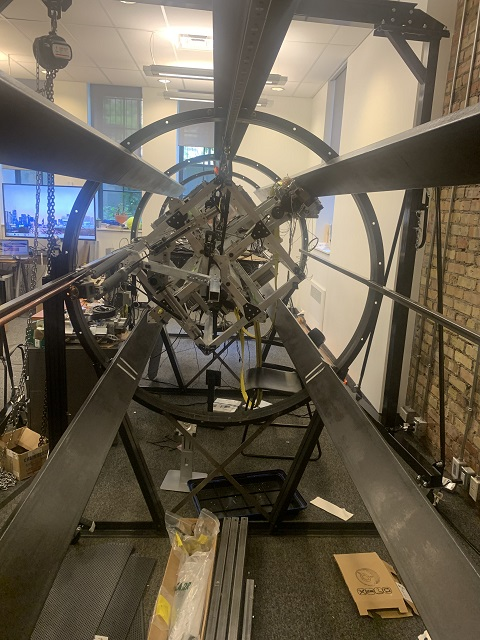
#> input picture Images/IMG_3891.JPG, 480 x 640 px, found by its file name
$ python sortarray.py
#> lines starting #> are read from the running program, lines starting #| are printed output that depends on the picture; after the words box and inside, x2 and y2 are one past the last pixel; in counts of white or black regions, pixels touching at a corner belong together
import cv2
import numpy as np

def show(imgs, win="Image", scale=1):
    imgs = [cv2.cvtColor(img, cv2.COLOR_GRAY2BGR) \
            if len(img.shape) == 2 \
            else img for img in imgs]
    img_concat = np.concatenate(imgs, 1)
    h, w = img_concat.shape[:2]
    cv2.imshow(win, cv2.resize(img_concat, (int(w * scale), int(h * scale))))

d = {"Hue Min": (0, 179),
     "Hue Max": (116, 179),
     "Sat Min": (0, 255),
     "Sat Max": (30, 255),
     "Val Min": (160, 255),
     "Val Max": (253, 255),
     "k1": (31, 50),
     "k2": (31, 50),
     "sigma": (10, 20)}

img = cv2.imread(r"IMG_3891.JPG")
#> img is the input picture: shape (640, 480, 3); mean B, G, R 80.9, 96.5, 105.4
cv2.namedWindow("Track Bars",cv2.WINDOW_NORMAL)

for i in d:
    cv2.createTrackbar(i, "Track Bars", *d[i], id)

img = cv2.imread("IMG_3891.JPG")

img_hsv = cv2.cvtColor(img, cv2.COLOR_BGR2HSV)
#> img_hsv: shape (640, 480, 3); mean H, S, V 26.5, 86.7, 108.4
while True:
    h_min, h_max, s_min, s_max, v_min, v_max, k1, k2, s = (cv2.getTrackbarPos(i, "Track Bars") for i in d)
    lower = np.array([h_min, s_min, v_min])
    upper = np.array([h_max, s_max, v_max])
    mask = cv2.inRange(img_hsv, lower, upper)
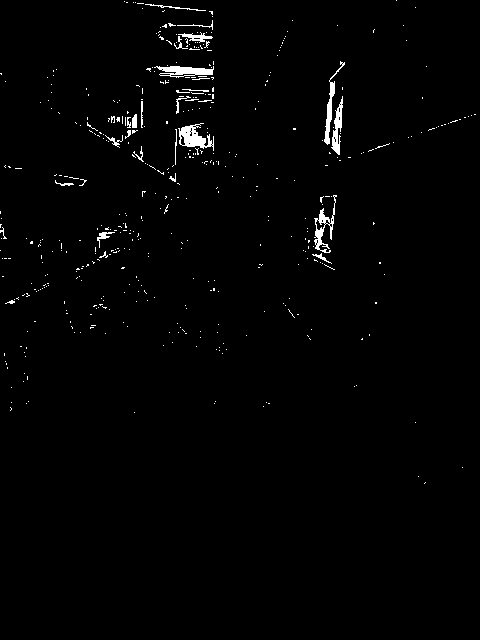
#> mask: shape (640, 480); 1.3% white; 466 white regions (440 under 20 px), largest, box (x1, y1, x2, y2) and area: (178, 123, 214, 151) 474, (154, 66, 214, 78) 412, (314, 195, 337, 253) 384
    mask = cv2.erode(mask, np.ones((3, 3)))
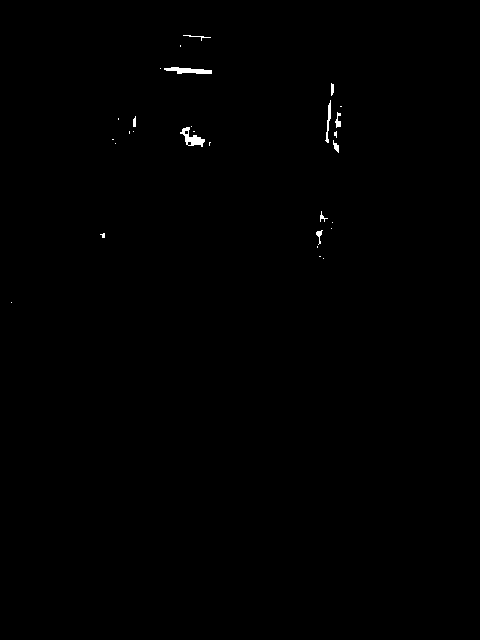
#> mask: shape (640, 480); 0.28% white; 29 white regions (19 under 20 px), largest, box (x1, y1, x2, y2) and area: (164, 67, 212, 74) 212, (180, 127, 205, 147) 210, (325, 100, 331, 143) 101
    k1, k2 = k1 // 2 * 2 + 1, k2 // 2 * 2 + 1
    img_blurred = cv2.GaussianBlur(img, (k1, k2), s)
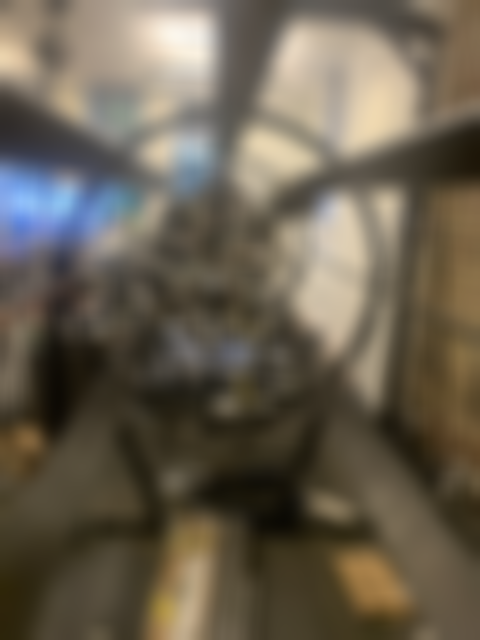
#> img_blurred: shape (640, 480, 3); mean B, G, R 80.9, 96.5, 105.4
    result = img_blurred.copy()
    result[mask == 0] = img[mask == 0]
    show([img, mask], "Window 1", 0.5) # Show original image & mask
#> in show, `imgs = [cv2.cvtColor(img, cv2.COLOR_GRAY2BGR) \ if len(img.shape) == 2..`: imgs = 2 items
#> in show, `img_concat = np.concatenate(imgs, 1)`:
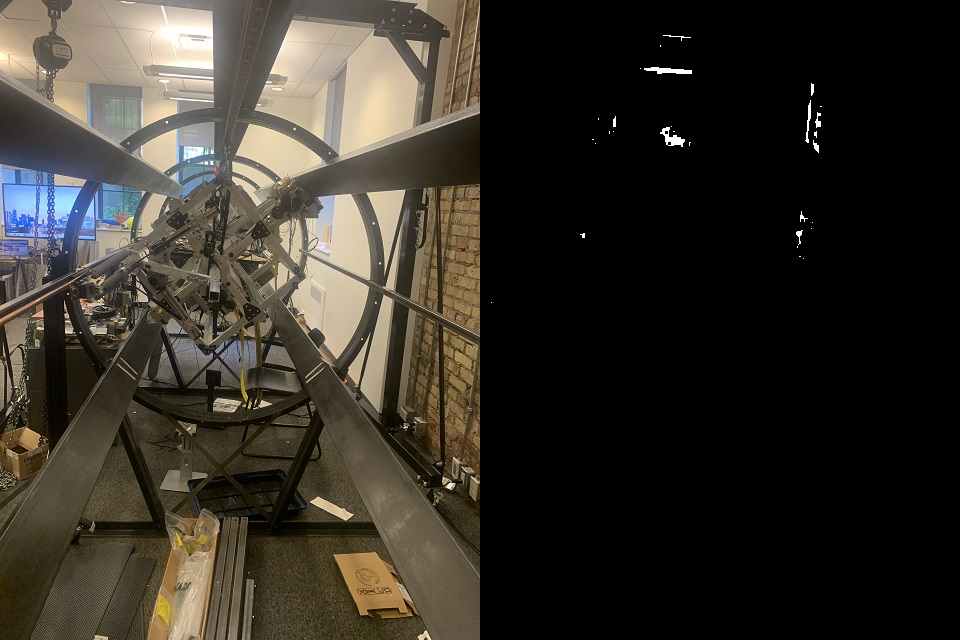
#> img_concat: shape (640, 960, 3); mean of channels 0, 1, 2 40.8, 48.6, 53.1; drawn as B, G, R
#> in show, `cv2.imshow(win, cv2.resize(img_concat, (int(w * scale), int(h * scale)..`:
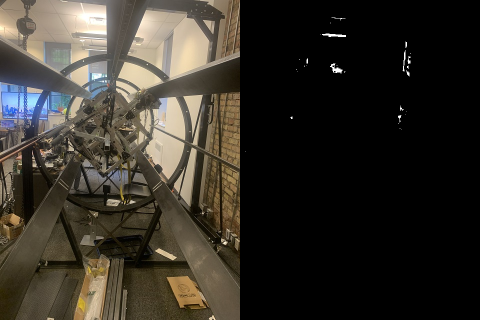
#> window 'Window 1': shape (320, 480, 3); mean B, G, R 40.8, 48.6, 53.1
    show([img_blurred, result], "Window 2", 0.5) # Show blurred image & result
#> call 2 of show, with win = 'Window 2', scale = 0.5
#> in show (call 2), `img_concat = np.concatenate(imgs, 1)`:
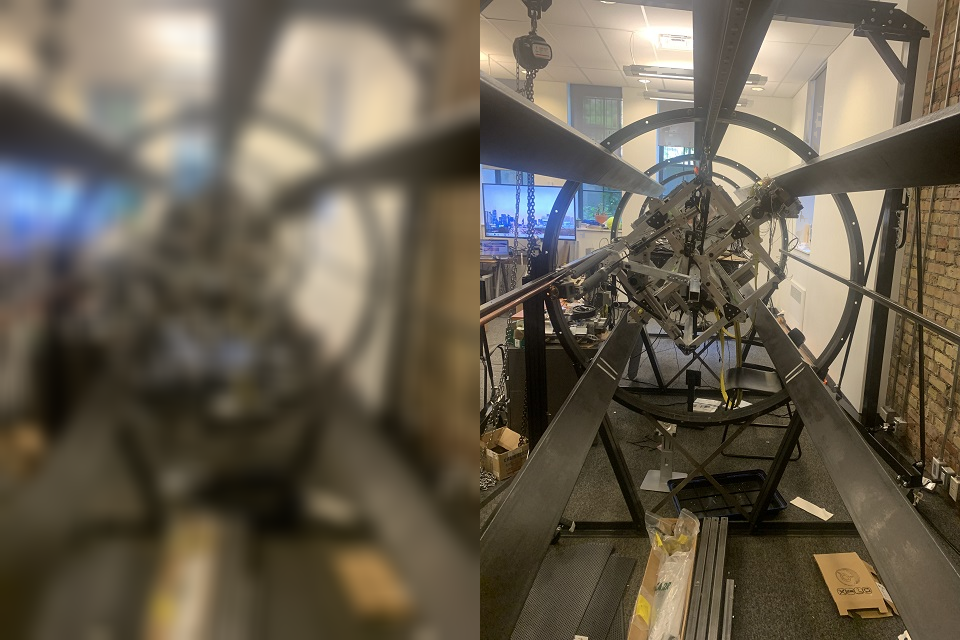
#> img_concat: shape (640, 960, 3); mean of channels 0, 1, 2 80.9, 96.5, 105.4; drawn as B, G, R
    if cv2.waitKey(1) & 0xFF == ord("q"):
#> (key q is pressed here)
        break

$ run again, with Images/IMG_3893.JPG copied over Images/IMG_3891.JPG
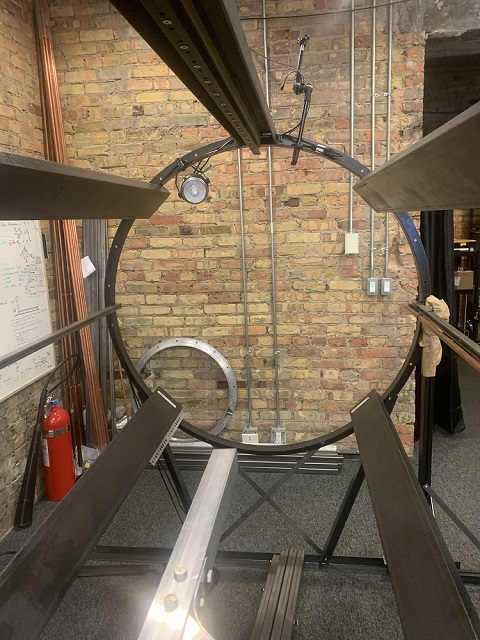
#> input picture Images/IMG_3893.JPG, 480 x 640 px, found by its file name
#> img is the input picture: shape (640, 480, 3); mean B, G, R 83.6, 103.6, 120.2
#> img_hsv: shape (640, 480, 3); mean H, S, V 18, 82.5, 120.3
#> `mask = cv2.inRange(img_hsv, lower, upper)`:
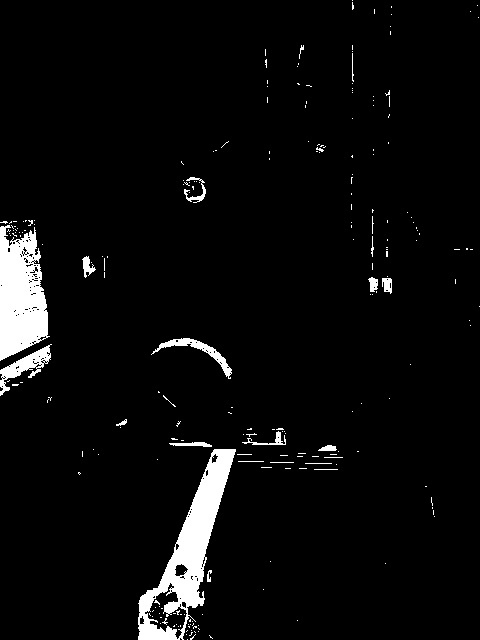
#> mask: shape (640, 480); 4.5% white; 231 white regions (211 under 20 px), largest, box (x1, y1, x2, y2) and area: (138, 449, 236, 640) 5735, (0, 225, 50, 361) 4772, (0, 344, 52, 396) 821
#> imgs = 2 items
#> in show (call 2), `img_concat = np.concatenate(imgs, 1)`:
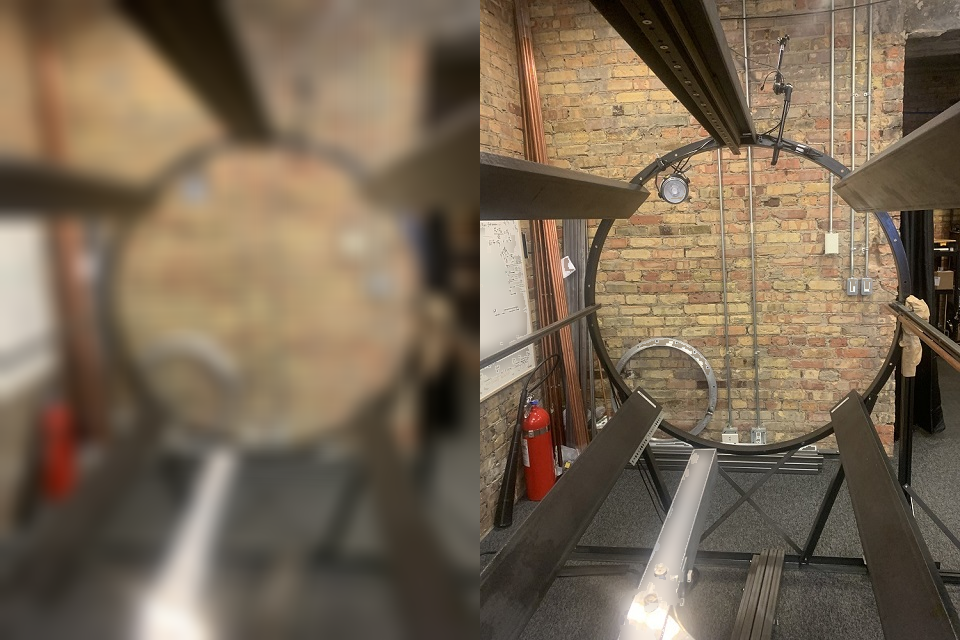
#> img_concat: shape (640, 960, 3); mean of channels 0, 1, 2 83.3, 103.4, 120; drawn as B, G, R

$ run again, with Images/IMG_3897.jpg copied over Images/IMG_3891.JPG
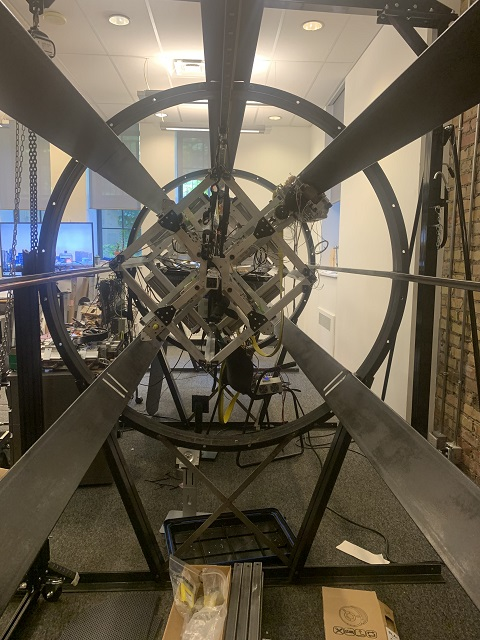
#> input picture Images/IMG_3897.jpg, 480 x 640 px, found by its file name
#> img is the input picture: shape (640, 480, 3); mean B, G, R 79.5, 94.8, 103.1
#> img_hsv: shape (640, 480, 3); mean H, S, V 26.2, 85.4, 105.5
#> `mask = cv2.inRange(img_hsv, lower, upper)`:
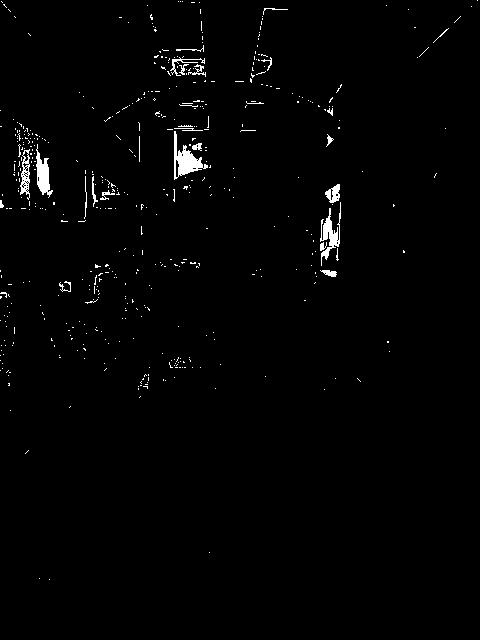
#> mask: shape (640, 480); 1.4% white; 491 white regions (464 under 20 px), largest, box (x1, y1, x2, y2) and area: (174, 131, 208, 180) 608, (320, 202, 341, 266) 462, (36, 144, 53, 198) 428
#> imgs = 2 items
#> in show (call 2), `cv2.imshow(win, cv2.resize(img_concat, (int(w * scale), int(h * scale)..`:
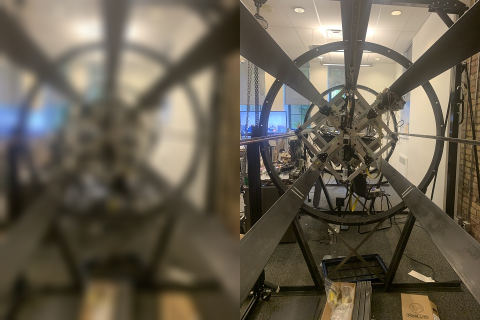
#> window 'Window 2': shape (320, 480, 3); mean B, G, R 79.6, 94.9, 103.3
